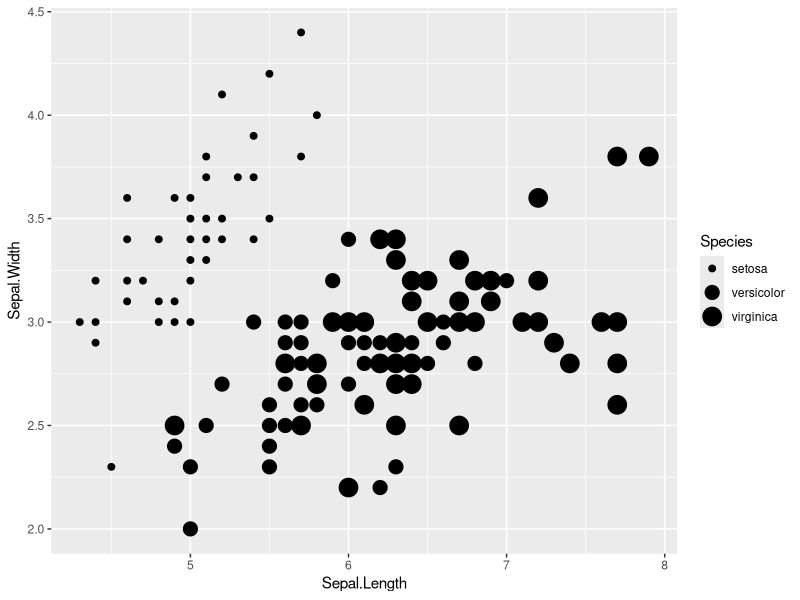
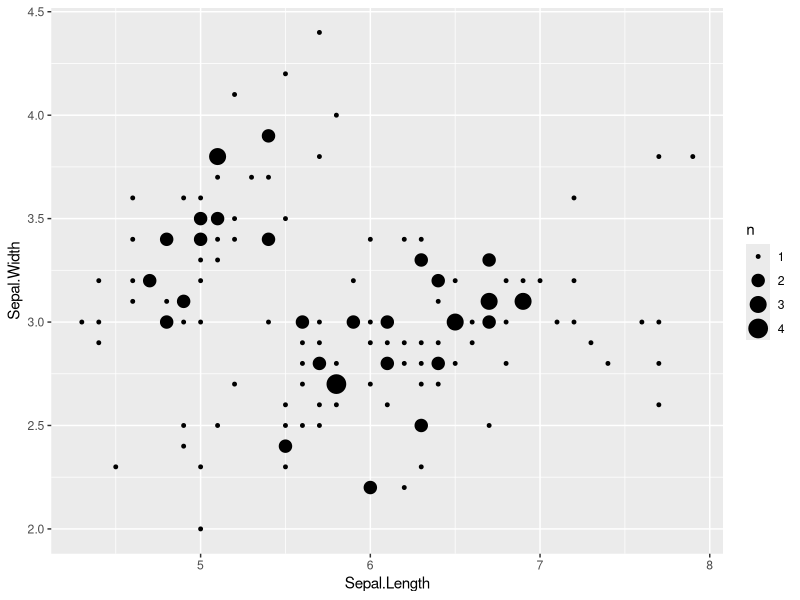
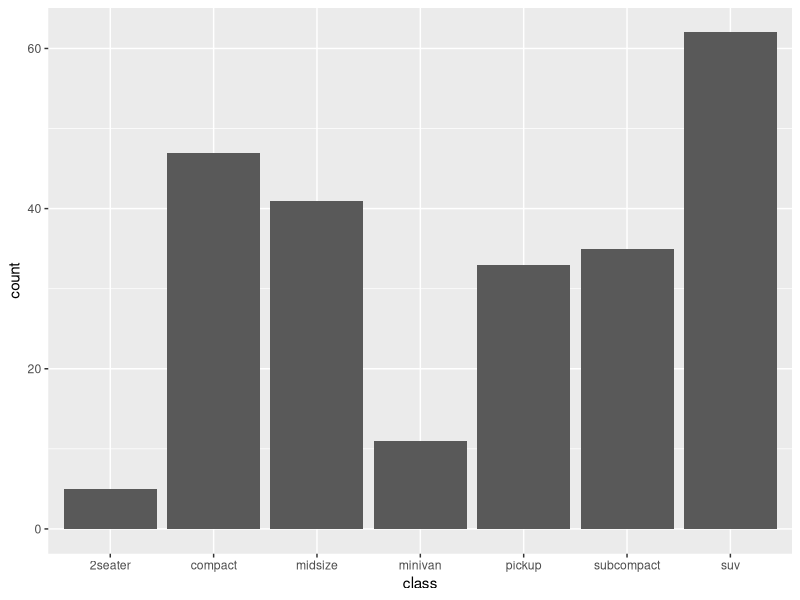
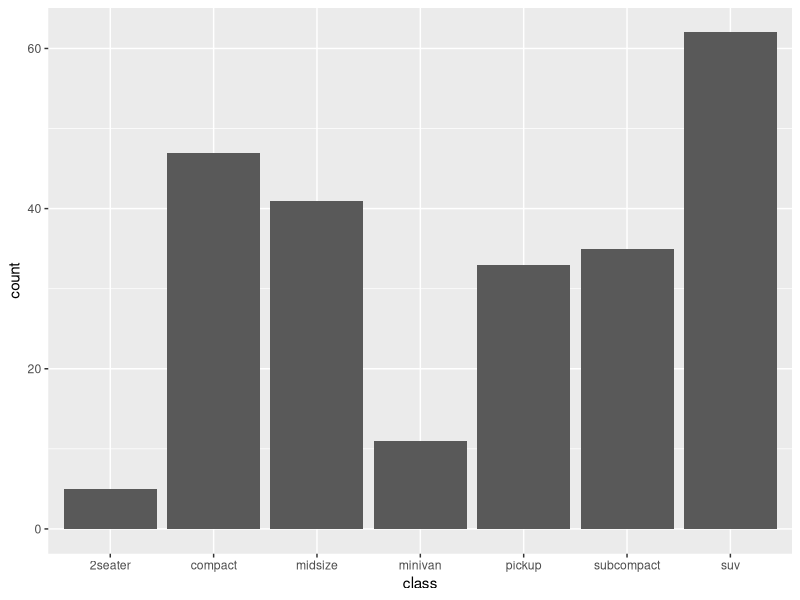
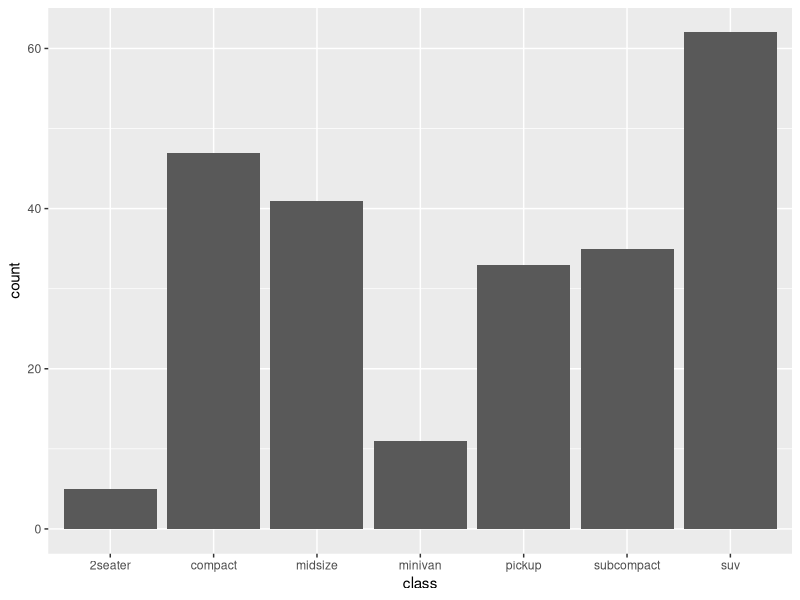
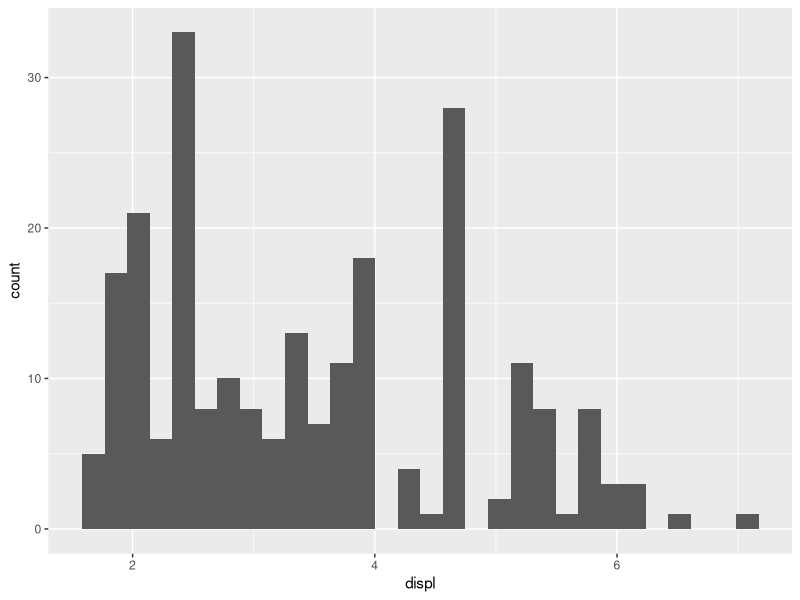
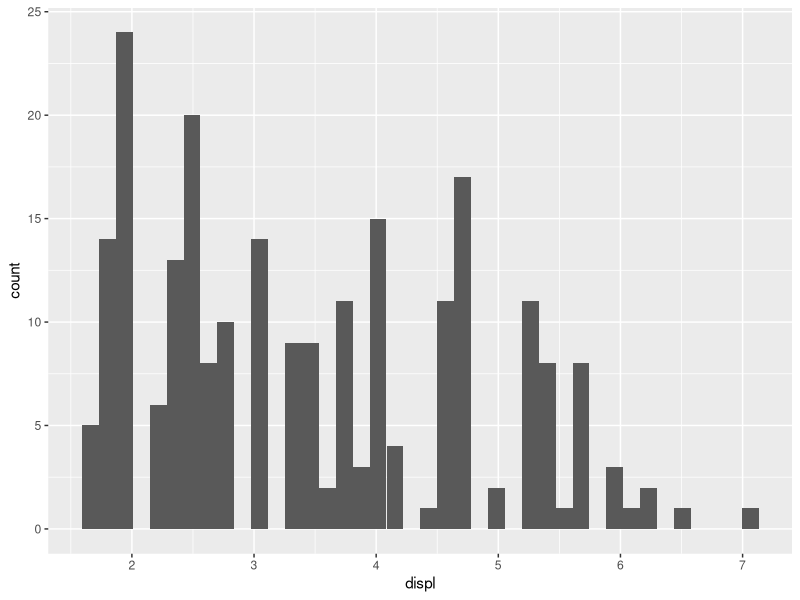
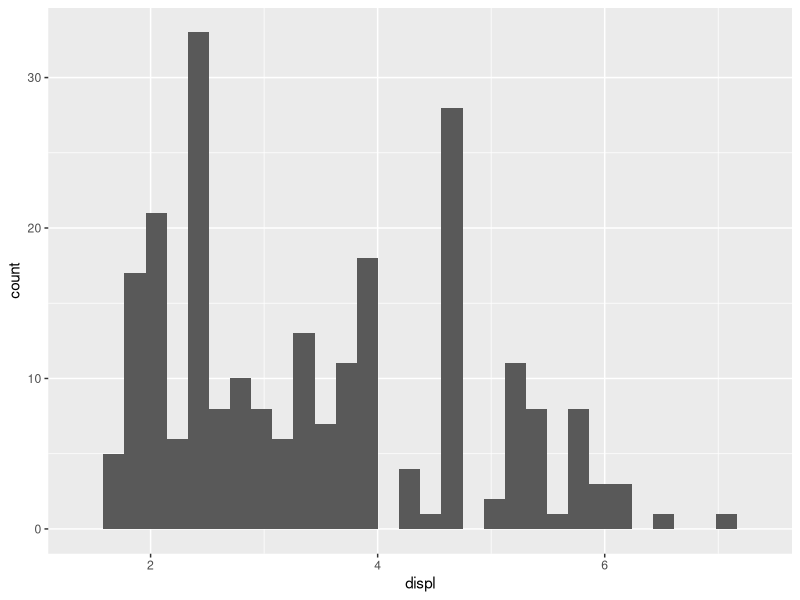

Recreate these plots in R, in order.
## ---- chunk 1
knitr::opts_chunk$set(echo = TRUE)
library(ggplot2)
library(dplyr)
library(magrittr)
## ---- chunk 2
iris %>% ggplot(aes(x = Sepal.Length, y = Sepal.Width, size = Species)) + geom_point(stat = "sum")
## ---- chunk 3
iris %>% ggplot(aes(x = Sepal.Length, y = Sepal.Width)) + geom_point(stat = "sum")
## ---- chunk 4
mpg %>% 
  ggplot(aes(x = class)) + 
  geom_bar()
## ---- chunk 5
mpg %>% 
  ggplot(aes(x = class)) + 
  geom_bar(stat = "count")
## ---- chunk 6
layer_data(mpg %>% 
  ggplot(aes(x = class)) + 
  geom_bar(stat = "count"))
## ---- chunk 7
mpg %>% 
  ggplot(aes(x = class)) + 
  geom_bar(stat = "count", aes(y = stat(count)))
## ---- chunk 8
mpg %>% 
  ggplot(aes(x = displ)) + 
  geom_bar(stat = "bin")
## ---- chunk 9
mpg %>% 
  ggplot(aes(x = displ)) + 
  geom_bar(stat = "bin", bins = 40)
## ---- chunk 10
mpg %>% 
  ggplot(aes(x = displ)) + 
  geom_bar(stat = "bin", 
           bins = 30, 
           closed = "right", 
           pad = TRUE)
## ---- chunk 11
mpg %>% 
  ggplot(aes(x = displ)) + 
  geom_bar(stat = "bin", 
           aes(y = stat(count)),
           bins = 30)
## ---- chunk 12
mpg %>% 
  ggplot(aes(x = displ)) + 
  geom_bar(stat = "bin", 
           aes(y = stat(density)),
           bins = 30)
## ---- chunk 13
tmp <- mpg %>% 
  ggplot(aes(x = displ)) + 
  geom_bar(stat = "bin", 
           aes(y = stat(count)),
           bins = 30)
ldata <- layer_data(tmp)
str(ldata)
sum(ldata$density*(ldata$xmax[1]-ldata$xmin[1]))
## ---- chunk 14
(means <- iris %>% 
  group_by(Species) %>% 
  summarize(mu = mean(Sepal.Length)))

means %>%
  ggplot(aes(x = Species, y = mu)) + 
  geom_bar(stat = "identity")
## ---- chunk 15
means %>%
  ggplot(aes(x = Species, y = mu)) + 
  geom_col()
## ---- chunk 16
iris %>%
  ggplot(aes(x = Species, y = Sepal.Length)) + 
  geom_bar(stat = "summary", fun.y = "mean")
## ---- chunk 17
tmp <- iris %>%
  ggplot(aes(x = Species, y = Sepal.Length)) + 
  geom_bar(stat = "summary", fun.y = "mean")

ldata <- layer_data(tmp)
str(ldata)
## ---- chunk 18
iris %>%
  ggplot(aes(x = Species, y = Sepal.Length)) + 
  geom_bar(stat = "summary", fun.y = "sum")
## ---- chunk 19
mpg %>%
  ggplot(aes(x = class, y = displ)) + 
  geom_bar(stat = "summary", fun.y = "length")
## ---- chunk 20
ggplot(economics, aes(date, unemploy)) + 
  geom_line()
## ---- chunk 21
ggplot(economics, aes(date, unemploy)) + 
  geom_area()
## ---- chunk 22
mpg %>% 
  ggplot(aes(x = class)) + 
  geom_bar(stat = "count") + 
  geom_line(stat = "count", aes(group = 1))
## ---- chunk 23
mpg %>% 
  ggplot(aes(x = class)) + 
  geom_bar(stat = "count") + 
  geom_line(stat = "count", aes(y = stat(count), group = 1))
## ---- chunk 24
mpg %>% 
  ggplot(aes(x = class)) + 
  geom_area(stat = "count", aes(y = stat(count), group = 1))
## ---- chunk 25
mpg %>% 
  ggplot(aes(x = displ)) + 
  geom_bar(stat = "bin", 
           bins = 30) +
  geom_line(stat = "bin",
            bins = 30,
            pad = TRUE)
## ---- chunk 26
mpg %>% 
  ggplot(aes(x = displ)) + 
  geom_bar(stat = "bin", 
           bins = 30) +
  geom_freqpoly(bins = 30)
## ---- chunk 27
mpg %>% 
  ggplot(aes(x = displ)) + 
  geom_bar(stat = "bin", 
           bins = 30) +
  geom_area(stat = "bin",
            bins = 30,
            pad = TRUE)
## ---- chunk 28
mpg %>% 
  ggplot(aes(x = displ)) + 
  geom_bar(stat = "bin", 
           bins = 30) +
  geom_area(stat = "bin",
            bins = 30,
            pad = TRUE,
            alpha = 0.3,
            colour = "black")
## ---- chunk 29
diamonds %>%
  ggplot(aes(x = carat)) +
  geom_line(stat = "density")
## ---- chunk 30
diamonds %>%
  ggplot(aes(x = carat)) +
  geom_area(stat = "density")
## ---- chunk 31
diamonds %>%
  ggplot(aes(x = depth, colour = cut)) +
  geom_line(stat = "density") +
  xlim(55, 70)
## ---- chunk 32
ggplot(diamonds, aes(x = depth, colour = cut)) +
  geom_density() +
  xlim(55, 70)
## ---- chunk 33
ggplot(diamonds, aes(depth, fill = cut, colour = cut)) +
  geom_density(alpha = 0.1) +
  xlim(55, 70)
## ---- chunk 34
ggplot(diamonds, aes(depth, fill = cut, colour = cut)) +
  geom_area(stat = "density", position = "identity", alpha = 0.1) +
  xlim(55, 70)
## ---- chunk 35
ggplot(diamonds, aes(x = carat, y = stat(count), colour = cut)) +
  geom_line(stat = "density", position = "stack")
## ---- chunk 36
ggplot(diamonds, aes(x = carat, y = stat(count), colour = cut)) +
  geom_line(stat = "density", position = "fill")
## ---- chunk 37
ggplot(diamonds, aes(x = carat, y = stat(count), fill = cut)) +
  geom_area(stat = "density", position = "fill", colour = "black")
## ---- chunk 38
data.frame(
  x = seq(from = 0, to = 4*pi, length.out = 1000)
) %>% 
  ggplot(aes(x = x, y = x)) + 
  geom_line(stat = "summary",
            fun.y = sin)
## ---- chunk 39
data.frame(
  x = seq(from = 0, to = 4*pi, length.out = 1000)
) %>% 
  ggplot(aes(x = x, y = x)) + 
  geom_area(stat = "summary",
            fun.y = sin)
## ---- chunk 40
data.frame(
  x = seq(from = 0, to = 4*pi, length.out = 1000)
) %>% 
  ggplot(aes(x = x, y = x)) + 
  geom_ribbon(stat = "summary",
              fun.ymin = sin,
              fun.ymax = cos)
## ---- chunk 41
iris %>%
  ggplot(aes(x = Sepal.Length, y = Sepal.Width)) + 
  geom_point(stat = "identity")
## ---- chunk 42
mpg %>%
  ggplot(aes(x = cyl)) + 
  geom_point(stat = "count",
             aes(y = stat(count)))
## ---- chunk 43
mpg %>%
  ggplot(aes(x = cyl)) + 
  geom_point(stat = "count",
             aes(y = stat(prop)))
## ---- chunk 44
iris %>%
  ggplot(aes(x = Sepal.Length, y = Sepal.Width)) + 
  geom_point(stat = "sum",
             aes(size = stat(n), weight = 1))
## ---- chunk 45
iris %>%
  ggplot(aes(x = Sepal.Length, y = Sepal.Width)) + 
  geom_count()
## ---- chunk 46
iris %>%
  ggplot(aes(x = Sepal.Length, y = Sepal.Width)) + 
  geom_point(stat = "sum",
             aes(size = stat(prop)))
## ---- chunk 47
iris %>%
  ggplot(aes(x = Sepal.Length)) + 
  geom_histogram(bins = 40)
## ---- chunk 48
iris %>%
  ggplot(aes(x = Sepal.Length)) + 
  geom_histogram(binwidth = 0.1)
## ---- chunk 49
iris %>%
  ggplot(aes(x = Sepal.Length)) + 
  geom_histogram(breaks = c(4, 5, 6, 7, 8))
## ---- chunk 50
iris %>%
  ggplot(aes(x = Sepal.Length)) + 
  geom_bar(stat = "bin", bins = 40)
## ---- chunk 51
iris %>%
  ggplot(aes(x = Sepal.Length)) + 
  geom_bar(stat = "bin", binwidth = 0.1)
## ---- chunk 52
iris %>%
  ggplot(aes(x = Sepal.Length)) + 
  geom_bar(stat = "bin", breaks = c(4, 5, 6, 7, 8))
## ---- chunk 53
iris %>%
  ggplot(aes(x = Sepal.Length)) + 
  geom_bar(stat = "bin", 
           aes(y = stat(count)),
           breaks = c(4, 5, 6, 7, 8))
## ---- chunk 54
p <- iris %>% 
  ggplot(aes(x = Sepal.Length, y = Sepal.Width))
## ---- chunk 55
p + 
  geom_point() + 
  geom_smooth(method = "lm")
## ---- chunk 56
p + 
  geom_point() + 
  geom_ribbon(stat = "smooth", method = "lm", fill = "grey60", alpha = 0.4) +
  geom_line(stat = "smooth", method = "lm", size = 1, colour = "#3366FF")
## ---- chunk 57
iris %>% 
  ggplot(aes(x = Sepal.Length, y = Sepal.Width)) + 
  geom_point() + 
  geom_ribbon(stat = "smooth", 
              aes(ymin = stat(ymin), ymax = stat(ymax)),
              method = "lm",  fill = "grey60", alpha = 0.4) +
  geom_line(stat = "smooth", method = "lm", size = 1, colour = "#3366FF")
## ---- chunk 58
p <- iris %>%
  ggplot(aes(x = Sepal.Length, y = Sepal.Width))
## ---- chunk 59
p + 
  geom_count()
## ---- chunk 60
p + 
  geom_point(stat = "sum")
## ---- chunk 61
p + 
  geom_point(stat = "sum",
             aes(size = stat(n)))
## ---- chunk 62
p <- ggplot(diamonds, 
       aes(price, colour = cut))
## ---- chunk 63
p +
  geom_freqpoly(binwidth = 500)
## ---- chunk 64
p +
  geom_line(stat = "bin", binwidth = 500, pad = TRUE)
## ---- chunk 65
p +
  geom_line(stat = "bin", 
            aes(y = stat(count)),
            binwidth = 500, pad = TRUE)
## ---- chunk 66
p +
  geom_line(stat = "bin", binwidth = 500, pad = TRUE) + 
  geom_point(stat = "bin", binwidth = 500, pad = TRUE)
## ---- chunk 67
p <- ggplot(iris,
            aes(x = Species, y = Sepal.Length))
## ---- chunk 68
p + 
  geom_boxplot()
## ---- chunk 69
# Not sure how to easily do extreme values yet.  Commented is what I would like to do, but it
#   doesn't work as the y aesthetic is defined twice - once to compute stat, and then second time
#   upon assignment.  Maybe this will work with ggplot2 3.3.0??
p + 
  geom_linerange(stat = "boxplot") +
  geom_crossbar(stat = "summary", fun.data = "median_hilow", fun.args = list(conf.int = 0.5), fill = "white", width = 0.8, fatten = 2.0, size = 0.4) # + 
  # geom_point(stat = "boxplot", aes(y = after_stat(outliers)))
